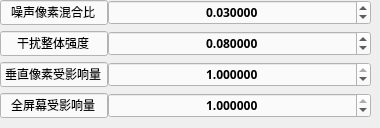
     <widget class="QWidget" name="tab_10">
      <attribute name="title">
       <string>水平凹凸失真</string>
      </attribute>
      <widget class="QWidget" name="layoutWidget">
       <property name="geometry">
        <rect>
         <x>0</x>
         <y>0</y>
         <width>371</width>
         <height>119</height>
        </rect>
       </property>
       <layout class="QFormLayout" name="formLayout_13">
        <property name="horizontalSpacing">
         <number>0</number>
        </property>
        <property name="verticalSpacing">
         <number>6</number>
        </property>
        <item row="0" column="0">
         <widget class="QLineEdit" name="lineEdit_31">
          <property name="font">
           <font>
            <family>等线</family>
            <weight>50</weight>
            <bold>false</bold>
           </font>
          </property>
          <property name="styleSheet">
           <string notr="true">background-color: rgb(250, 250, 250);</string>
          </property>
          <property name="text">
           <string>噪声像素混合比</string>
          </property>
          <property name="alignment">
           <set>Qt::AlignCenter</set>
          </property>
          <property name="readOnly">
           <bool>true</bool>
          </property>
         </widget>
        </item>
        <item row="0" column="1">
         <widget class="QDoubleSpinBox" name="default_horz_wave_contrib_SpinBox">
          <property name="font">
           <font>
            <family>Adobe 繁黑體 Std B</family>
            <weight>75</weight>
            <bold>true</bold>
           </font>
          </property>
          <property name="styleSheet">
           <string notr="true">background-color: rgb(250, 250, 250);</string>
          </property>
          <property name="alignment">
           <set>Qt::AlignCenter</set>
          </property>
          <property name="decimals">
           <number>6</number>
          </property>
          <property name="singleStep">
           <double>0.010000000000000</double>
          </property>
          <property name="value">
           <double>0.030000000000000</double>
          </property>
         </widget>
        </item>
        <item row="1" column="0">
         <widget class="QLineEdit" name="lineEdit_42">
          <property name="font">
           <font>
            <family>等线</family>
            <weight>50</weight>
            <bold>false</bold>
           </font>
          </property>
          <property name="styleSheet">
           <string notr="true">background-color: rgb(250, 250, 250);</string>
          </property>
          <property name="text">
           <string>干扰整体强度</string>
          </property>
          <property name="alignment">
           <set>Qt::AlignCenter</set>
          </property>
          <property name="readOnly">
           <bool>true</bool>
          </property>
         </widget>
        </item>
        <item row="1" column="1">
         <widget class="QDoubleSpinBox" name="default_horz_wave_strength_SpinBox">
          <property name="font">
           <font>
            <family>Adobe 繁黑體 Std B</family>
            <weight>75</weight>
            <bold>true</bold>
           </font>
          </property>
          <property name="styleSheet">
           <string notr="true">background-color: rgb(250, 250, 250);</string>
          </property>
          <property name="alignment">
           <set>Qt::AlignCenter</set>
          </property>
          <property name="decimals">
           <number>6</number>
          </property>
          <property name="singleStep">
           <double>0.010000000000000</double>
          </property>
          <property name="value">
           <double>0.080000000000000</double>
          </property>
         </widget>
        </item>
        <item row="2" column="0">
         <widget class="QLineEdit" name="lineEdit_43">
          <property name="font">
           <font>
            <family>等线</family>
            <weight>50</weight>
            <bold>false</bold>
           </font>
          </property>
          <property name="styleSheet">
           <string notr="true">background-color: rgb(250, 250, 250);</string>
          </property>
          <property name="text">
           <string>垂直像素受影响量</string>
          </property>
          <property name="alignment">
           <set>Qt::AlignCenter</set>
          </property>
          <property name="readOnly">
           <bool>true</bool>
          </property>
         </widget>
        </item>
        <item row="2" column="1">
         <widget class="QDoubleSpinBox" name="default_horz_wave_vert_size_SpinBox">
          <property name="font">
           <font>
            <family>Adobe 繁黑體 Std B</family>
            <weight>75</weight>
            <bold>true</bold>
           </font>
          </property>
          <property name="styleSheet">
           <string notr="true">background-color: rgb(250, 250, 250);</string>
          </property>
          <property name="alignment">
           <set>Qt::AlignCenter</set>
          </property>
          <property name="decimals">
           <number>6</number>
          </property>
          <property name="maximum">
           <double>1.000000000000000</double>
          </property>
          <property name="singleStep">
           <double>0.010000000000000</double>
          </property>
          <property name="value">
           <double>1.000000000000000</double>
          </property>
         </widget>
        </item>
        <item row="3" column="0">
         <widget class="QLineEdit" name="lineEdit_44">
          <property name="font">
           <font>
            <family>等线</family>
            <weight>50</weight>
            <bold>false</bold>
           </font>
          </property>
          <property name="styleSheet">
           <string notr="true">background-color: rgb(250, 250, 250);</string>
          </property>
          <property name="text">
           <string>全屏幕受影响量</string>
          </property>
          <property name="alignment">
           <set>Qt::AlignCenter</set>
          </property>
          <property name="readOnly">
           <bool>true</bool>
          </property>
         </widget>
        </item>
        <item row="3" column="1">
         <widget class="QDoubleSpinBox" name="default_horz_wave_screen_size_SpinBox">
          <property name="font">
           <font>
            <family>Adobe 繁黑體 Std B</family>
            <weight>75</weight>
            <bold>true</bold>
           </font>
          </property>
          <property name="styleSheet">
           <string notr="true">background-color: rgb(250, 250, 250);</string>
          </property>
          <property name="alignment">
           <set>Qt::AlignCenter</set>
          </property>
          <property name="decimals">
           <number>6</number>
          </property>
          <property name="maximum">
           <double>1.000000000000000</double>
          </property>
          <property name="singleStep">
           <double>0.010000000000000</double>
          </property>
          <property name="value">
           <double>1.000000000000000</double>
          </property>
         </widget>
        </item>
       </layout>
      </widget>
     </widget>
